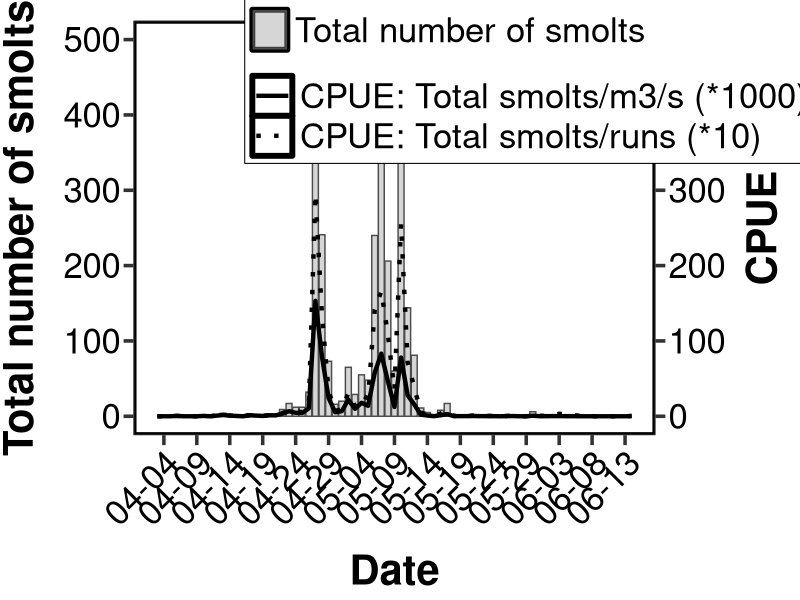
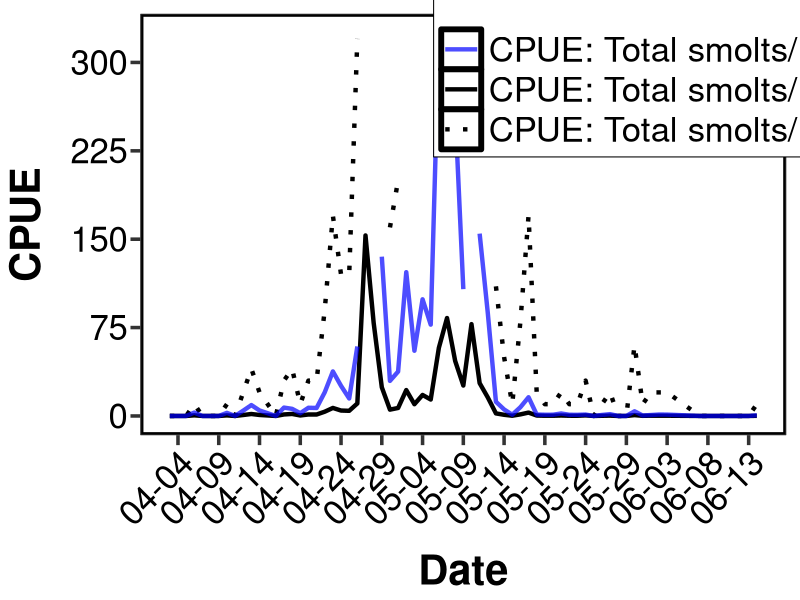
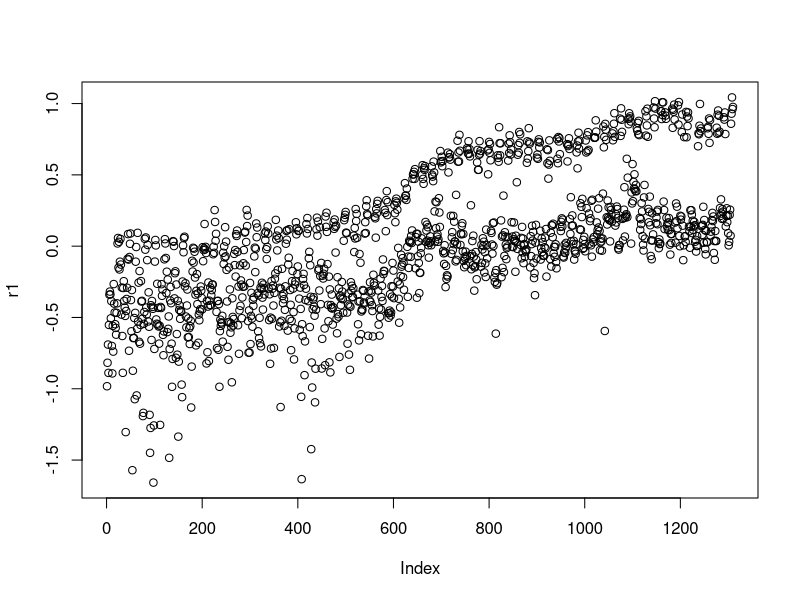
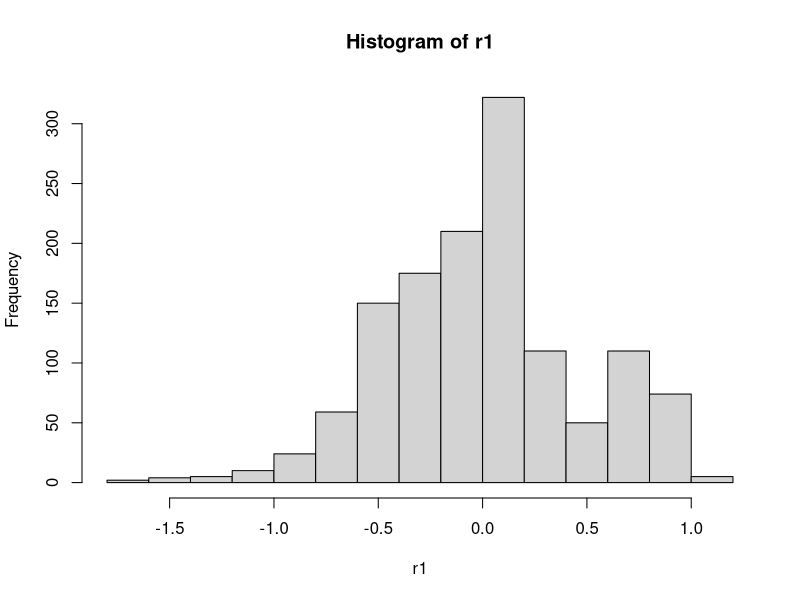
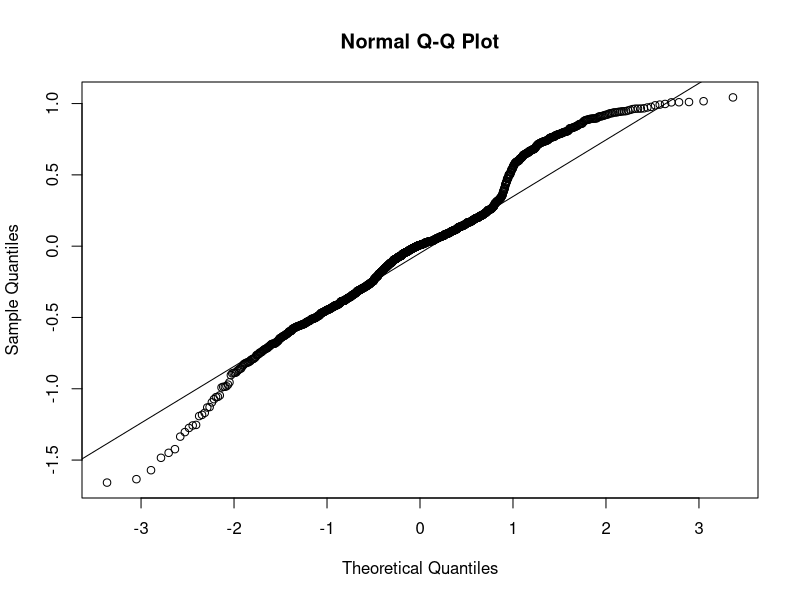
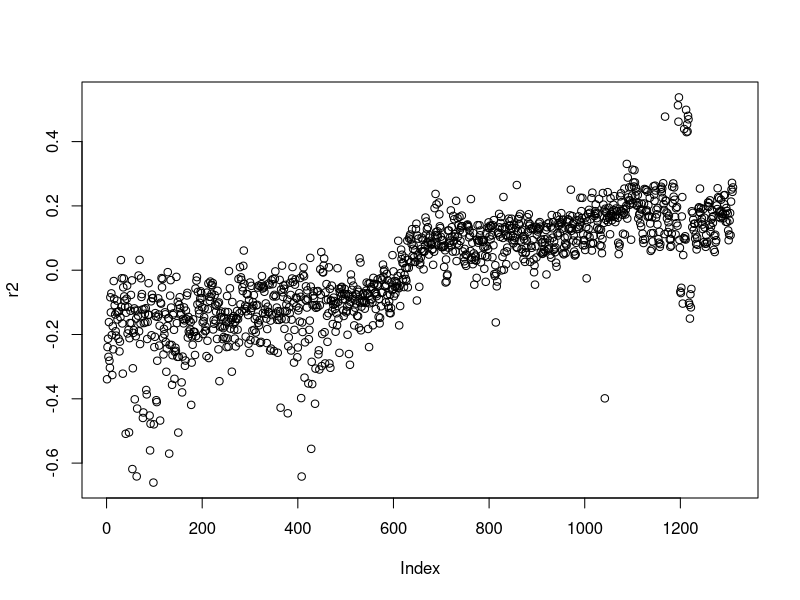
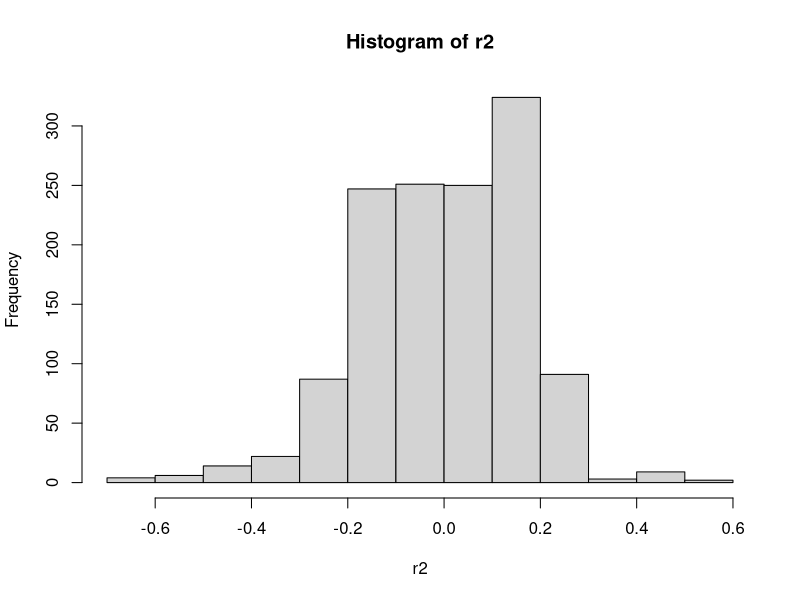
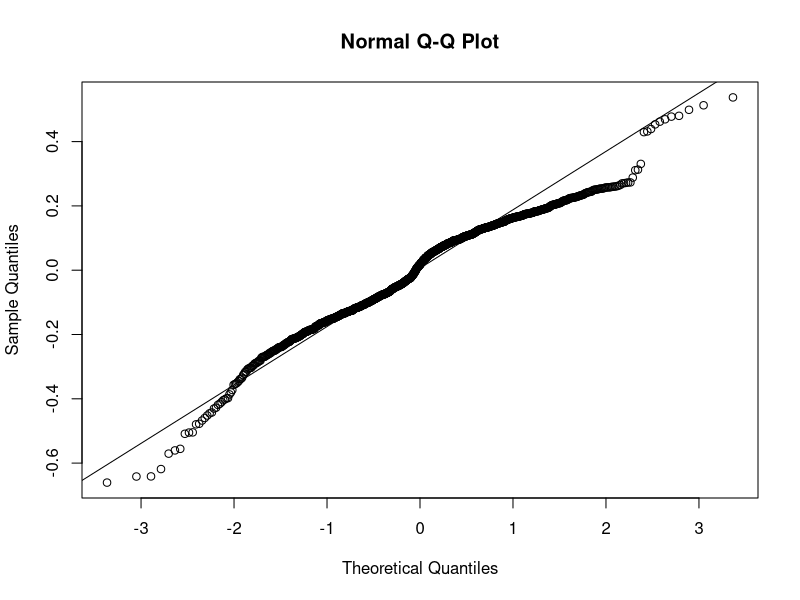

Reproduce these figures in R, in order.
## Calibrating CPUE by daily discharge  

# WORK directory
setwd("~/`Stock assessment/Analysis/Data files")

# Load data
data <- read.csv("TEB_leftjoin.csv")

# Fix variable formats 
data$date <- as.Date(data$date)

# Libraries to use
library(dplyr)
library(ggplot2)
library(tidyr)
library(magrittr)
library(stringr)
library(grid)
library(gridExtra)

################################################################################################################################################
################################################################################################################################################


# Note: the code below corresponds to the word doc "Mission Sockeye smolt CPUE calibrations"


################################################################################################################################################


# METHOD 1.1: Daily catch/daily discharge (scale: day)

# Calibrate daily total catch by daily discharge @ Hope
CPUE_discharge <- data %>%
  select(sockeye_smolt_total, discharge_m3s, date, USID, run, run_time) %>% 
  filter(sockeye_smolt_total != "NR", run_time == "0:15") %>%                                                                         # Remove the messy NR entries and select only 15 minute runs
  group_by(date, USID, discharge_m3s) %>%                                                                                             # Group by date, sampling event and discharge
  summarize(unique_SO = unique(sockeye_smolt_total, na.rm=T), unique_runs=unique(run)) %>%                                            # Create new variables to select the total number of sockeye in each sampling event and the number of runs
  select(date, USID, discharge_m3s, unique_SO, unique_runs) %>%                                                                       # Select those new variables as well as other ones
  group_by(date) %>%                                                                                                                  # Group by date
  summarize(total_SO = sum(unique_SO, na.rm=T), discharge = mean(discharge_m3s, na.rm=T), nruns=n_distinct(unique_runs)) %>%          # Create new variables to sum the daily total sockeye, daily discharge and number of runs in a day 
  mutate(fish_m3s = (total_SO/discharge)*1000) %>%                                                                                    # Create new column to divide daily total sockeye/daily discharge
  mutate(fish_run = (total_SO/nruns)*10) %>%                                                                                          # Create new column to divide daily total sockeye/daily number of runs (original CPUE method)
  print()

# Plot dyplyr results (Figure 1) 
CPUE_discharge$date <- as.Date(as.character(CPUE_discharge$date))

ggplot(CPUE_discharge, aes(x=date)) +
  geom_bar(aes(y=total_SO, fill="Total number of smolts"), stat="identity", colour="gray30", alpha=0.4) +
  geom_line(aes(y=fish_run, group=1, 
                colour="CPUE: Total smolts/runs (*10)", 
                linetype="CPUE: Total smolts/runs (*10)",
                size="CPUE: Total smolts/runs (*10)")) +
  geom_line(aes(y=fish_m3s, group=2, 
                colour="CPUE: Total smolts/m3/s (*1000)", 
                linetype = "CPUE: Total smolts/m3/s (*1000)",
                size="CPUE: Total smolts/m3/s (*1000)")) + 
  scale_fill_manual("", values="gray60") +
  scale_colour_manual("", values=c("CPUE: Total smolts/runs (*10)" = "black", 
                                   "CPUE: Total smolts/m3/s (*1000)" = "black")) +
  scale_linetype_manual("", values = c("CPUE: Total smolts/runs (*10)" = 3, 
                                       "CPUE: Total smolts/m3/s (*1000)" = 1)) +
  scale_size_manual("", values = c("CPUE: Total smolts/runs (*10)"=1.5, 
                                   "CPUE: Total smolts/m3/s (*1000)"=1.5)) +
  scale_x_date(limits=as.Date(c("2017-04-03", "2017-06-14")), date_breaks = "5 day", date_labels = "%m-%d") + 
  scale_y_continuous(limits=c(0,500), breaks=seq(0,500,by=100), labels = seq(0,500, by=100),
                     sec.axis = sec_axis(~., name = "CPUE")) +
  theme_bw() +
  theme(text = element_text(colour="black", size=12),
        plot.margin=margin(t=15,r=10,b=2,l=2),
        panel.background = element_rect(fill = "white", colour="black", size=2),
        panel.grid.minor = element_line(colour = "transparent"),
        panel.grid.major = element_line(colour = "transparent"),
        plot.background = element_rect(fill = "white"),
        axis.ticks = element_line(size=1.2),
        axis.ticks.length = unit(0.5, "line"),
        axis.title.y = element_text(margin=margin(t=0,r=15,b=0,l=0), face="bold", size=30),
        axis.text.y = element_text(colour="black", size=25),
        axis.title.x = element_text(margin=margin(t=15,r=0,b=2,l=0), face="bold", size=30),
        axis.text.x = element_text(colour="black", angle=45, hjust=1, size=25),
        axis.title.y.right = element_text(margin=margin(t=0,r=0,b=0,l=15), angle=90, size=30),
        legend.text = element_text(size=25),
        legend.position = c(0.76,0.88),
        legend.background = element_blank(),
        legend.box.background = element_rect(colour = "black"),
        legend.spacing.y = unit(-3.5, "mm"), 
        legend.key.height = unit(2, "line"),
        legend.key.width = unit(2, "line")) +
  guides(fill=guide_legend(keywidth=0.35, keyheight=0.4, default.unit="inch")) +
  ylab("Total number of smolts") +
  xlab("Date")
  



# Method 1.2: Daily catch/daily discharge ACCOUNTING FOR SAMPLING TIME (scale: day)

# Calibrate daily total catch by daily discharge @ Hope - ACCOUNT FOR SAMPLING EFFORT (TOTAL RUN TIME in sec)
CPUE_discharge_run <- data %>%
  select(sockeye_smolt_total, discharge_m3s, date, USID, run, run_time) %>% 
  transform(run_time=str_replace(run_time,"0:","")) %>%
  mutate_at(vars(c(5)), funs(as.numeric)) %>%
  filter(sockeye_smolt_total != "NR") %>%                                                                        
  group_by(date, USID, discharge_m3s, run, run_time) %>%                                        
  summarize(unique_SO = unique(sockeye_smolt_total, na.rm=T)) %>%
  group_by(date, run, discharge_m3s) %>%
  summarize(total_SO = sum(unique_SO), unique_time = unique(run_time)) %>%
  mutate_at(vars(c(5)), funs(as.numeric)) %>%
  group_by(date) %>% 
  summarize(total_SO = sum(total_SO), total_time = sum(unique_time*60), 
            discharge = mean(discharge_m3s, na.rm=T), runs = n_distinct(run)) %>%
  mutate(fish_run = total_SO/runs*10,
         fish_m3s = total_SO/discharge*1000,
         fish_m3 = ((total_SO/discharge)/total_time)*10000000) %>%
  print()

# Plot dyplyr results (Figure 2)
CPUE_discharge_run$date <- as.Date(as.character(CPUE_discharge_run$date))

ggplot(CPUE_discharge_run, aes(x=date)) +
  geom_line(aes(y=fish_run, group=1, 
                colour="CPUE: Total smolts/runs", 
                linetype="CPUE: Total smolts/runs",
                size="CPUE: Total smolts/runs"), alpha = 1) +
  geom_line(aes(y=fish_m3s, group=2, 
                colour="CPUE: Total smolts/m3/s", 
                linetype = "CPUE: Total smolts/m3/s",
                size="CPUE: Total smolts/m3/s"), alpha = 1) + 
  geom_line(aes(y=fish_m3, group=3, 
                colour="CPUE: Total smolts/m3", 
                linetype = "CPUE: Total smolts/m3",
                size="CPUE: Total smolts/m3"), alpha = 0.7) + 
  scale_colour_manual("", values=c("CPUE: Total smolts/runs" = "black", 
                                   "CPUE: Total smolts/m3/s" = "black",
                                   "CPUE: Total smolts/m3" = "blue")) +
  scale_linetype_manual("", values = c("CPUE: Total smolts/runs" = 3, 
                                       "CPUE: Total smolts/m3/s" = 1,
                                       "CPUE: Total smolts/m3" = 1)) +
  scale_size_manual("", values = c("CPUE: Total smolts/runs" = 1.5, 
                                   "CPUE: Total smolts/m3/s" = 1.5,
                                   "CPUE: Total smolts/m3" = 1.5)) +
  scale_x_date(limits = as.Date(c("2017-04-03", "2017-06-14")), date_breaks = "5 day", date_labels = "%m-%d") + 
  scale_y_continuous(limits=c(0,325), breaks=seq(0,325,by=75), labels = seq(0,325, by=75)) +
  theme_bw() +
  theme(text = element_text(colour="black", size=12),
        plot.margin=margin(t=10,r=10,b=2,l=2),
        panel.background = element_rect(fill = "white", colour = "black", size=2),
        panel.grid.minor = element_line(colour = "transparent"),
        panel.grid.major = element_line(colour = "transparent"),
        plot.background = element_rect(fill = "transparent"),
        axis.ticks = element_line(size=1.2),
        axis.ticks.length = unit(0.5, "line"),
        axis.title.y = element_text(margin=margin(t=0,r=15,b=0,l=5), face="bold", size=30),
        axis.text.y = element_text(colour="black", size=25),
        axis.title.x = element_text(margin=margin(t=15,r=0,b=2,l=0), face="bold", size=30),
        axis.text.x = element_text(colour="black", angle=45, hjust=1, size=25),
        legend.text = element_text(size=25),
        legend.position = c(0.8,0.85),
        legend.background = element_blank(),
        legend.box.background = element_rect(colour = "black"),
        legend.spacing.y = unit(-3.5, "mm"), 
        legend.key.height = unit(2, "line"),
        legend.key.width = unit(2, "line")) +
  guides(fill=guide_legend(keywidth=0.35, keyheight=0.4, default.unit="inch")) +
  ylab("CPUE") +
  xlab("Date")


################################################################################################################################################


# METHOD 2: Standardizing by bay flow (scale: bay, 3 levels)



# FIRST SOME EXPLORATORY RELATIONSHIPS
# Extract current speed ~ bay, date, time
flow <- data %>% 
  select(date, USID, bay, run, current_speed_mps, NEW_set_start) %>% 
  filter(current_speed_mps != "#DIV/0!", current_speed_mps > 0) %>%                                    # 135 entries lost due to no GPS data
  group_by(date, USID, run, bay, NEW_set_start) %>% 
  summarize(unq_flow = unique(current_speed_mps), unq_start = unique(NEW_set_start)) %>% 
  group_by(date, bay, unq_start) %>% 
  summarize(flow = unique(unq_flow)) %>%
  mutate_at(vars(c(3)), funs(as.character)) %>%
  mutate(unq_start = paste(gsub(":", "", unq_start))) %>%
  mutate_at(vars(c(3)), funs(as.numeric)) %>%
  print()

    # Test: flow ~ bay + date + time of day (based on start time) 
    lm1 <- lm(log(flow) ~ unq_start, data=flow)
    r1 <- resid(lm1)
    plot(r1)
    hist(r1)
    qqnorm(r1)
    qqline(r1)
    
    lm2 <- lm(log10(flow) ~ bay, data=flow)
    r2 <- resid(lm2)
    plot(r2)
    hist(r2)
    qqnorm(r2)
    qqline(r2)
    a2 <- aov(log10(flow) ~ bay, data=flow)
    summary(a2)
    TukeyHSD(a2)
    
    lm3 <- lm(flow ~ date*bay, data=flow)
    r3 <- resid(lm3)
    plot(lm3)
    plot(r3)
    hist(r3)
    qqnorm(r3)
    qqline(r3)



# Afterthought - also get current speed ~ discharge 
flow_dis <- data %>% 
  select(date, discharge_m3s, current_speed_mps, bay) %>% 
  group_by(date, bay) %>% 
  summarize(discharge = mean(discharge_m3s, na.rm=T), current = mean(current_speed_mps, na.rm=T))
    
    
    # Plot current speed ~ date, current speed ~ time of day, current speed ~ discharge (FIGURE 3)
    date<-ggplot(flow, aes(fill=bay)) + 
      geom_point(aes(x=date, y=flow), pch=21, size=5) +
      scale_x_date(limits = as.Date(c("2017-04-03", "2017-06-14")), date_breaks = "7 day", date_labels = "%m-%d") +
      scale_fill_manual(values=c("#0059d1", "#f0992d", "#81a926"), 
                        name="",
                        breaks=c("B2", "B6", "B11"),
                        labels=c("Bay 2", "Bay 6", "Bay 11")) +
      theme_bw() +
      theme(text = element_text(colour="black", size=12),
            plot.margin=margin(t=10,r=10,b=2,l=2),
            panel.background = element_rect(fill = "white", colour = "black", size=2),
            panel.grid.minor = element_line(colour = "transparent"),
            panel.grid.major = element_line(colour = "transparent"),
            plot.background = element_rect(fill = "transparent"),
            axis.ticks = element_line(size=1.2),
            axis.ticks.length = unit(0.5, "line"),
            axis.title.y = element_text(margin=margin(t=0,r=5,b=0,l=5), face="bold", size=30),
            axis.text.y = element_text(colour="black", size=25),
            axis.title.x = element_text(margin=margin(t=5,r=0,b=2,l=0), face="bold", size=30),
            axis.text.x = element_text(colour="black", size=25),
            legend.title = element_blank(),
            legend.text = element_text(size=25),
            legend.position = c(0.1,0.7),
            legend.background = element_blank(),
            legend.box.background = element_rect(colour = "black"))+
          #  legend.spacing.y = unit(-3.5, "mm"), 
          #  legend.key.height = unit(2, "line"),
           # legend.key.width = unit(2, "line")) +
      xlab("Date") +
      ylab("")
    
    start<-ggplot(flow, aes(fill=bay)) + 
      geom_point(aes(x=unq_start, y=flow), pch=21, size=5) +
      scale_x_continuous(breaks=seq(600, 1530,150), labels=seq(600,1530,150), limits=c(600,1530)) +
      scale_fill_manual(values=c("#0059d1", "#f0992d", "#81a926"), 
                        name="",
                        breaks=c("B2", "B6", "B11"),
                        labels=c("Bay 2", "Bay 6", "Bay 11")) +
      theme_bw() +
      theme(text = element_text(colour="black", size=12),
            plot.margin=margin(t=10,r=10,b=2,l=2),
            panel.background = element_rect(fill = "white", colour = "black", size=2),
            panel.grid.minor = element_line(colour = "transparent"),
            panel.grid.major = element_line(colour = "transparent"),
            plot.background = element_rect(fill = "transparent"),
            axis.ticks = element_line(size=1.2),
            axis.ticks.length = unit(0.5, "line"),
            axis.title.y = element_text(margin=margin(t=0,r=15,b=0,l=5), face="bold", size=30),
            axis.text.y = element_text(colour="black", size=25),
            axis.title.x = element_text(margin=margin(t=5,r=0,b=2,l=0), face="bold", size=30),
            axis.text.x = element_text(colour="black", size=25),
            legend.position="none") +
      ylab("Current velocity (m/s)") +
      xlab("Time of day (24 hr)")
    
    dcharge<-ggplot(flow_dis, aes(x=discharge, y=current, fill=bay)) +
      geom_smooth(aes(colour=bay)) +
      geom_point(pch=21, size=5) +
      scale_x_continuous(limits=c(1600,10000), breaks=seq(1600,10000, by=2000), labels=seq(1600,10000,by=2000)) +
      scale_fill_manual(values=c("#0059d1", "#f0992d", "#81a926"), 
                        name="",
                        breaks=c("B2", "B6", "B11"),
                        labels=c("Bay 2", "Bay 6", "Bay 11")) +
      scale_colour_manual(values=c("#0059d1", "#f0992d", "#81a926"), 
                        name="",
                        breaks=c("B2", "B6", "B11"),
                        labels=c("Bay 2", "Bay 6", "Bay 11")) +
      theme_bw() +
      theme(text = element_text(colour="black", size=12),
            plot.margin=margin(t=10,r=10,b=2,l=2),
            panel.background = element_rect(fill = "white", colour = "black", size=2),
            panel.grid.minor = element_line(colour = "transparent"),
            panel.grid.major = element_line(colour = "transparent"),
            plot.background = element_rect(fill = "transparent"),
            axis.ticks = element_line(size=1.2),
            axis.ticks.length = unit(0.5, "line"),
            axis.title.y = element_text(margin=margin(t=0,r=5,b=0,l=5), face="bold", size=30),
            axis.text.y = element_text(colour="black", size=25),
            axis.title.x = element_text(margin=margin(t=10,r=0,b=5,l=0), face="bold", size=30),
            axis.text.x = element_text(colour="black", size=25),
            legend.text = element_text(size=25),
            legend.position = "none") +
      xlab(expression(bold(paste("Discharge (m"^3, "/", s,")", sep="")))) +   
      ylab("")
    
    grid.newpage()
    grid.draw(rbind(ggplotGrob(date), ggplotGrob(start), ggplotGrob(dcharge), size="last"))



### 

# Calculate current speed for each date-run event
  # Current varies:
    # Intra-annually             (~Date, due to discharge)
    # Over the course of a day   (~Date-time, due to tide)
    # Horizontally               (~Date-run, due to shoreline effects)
  # This is at the run scale so dont need to account for sampling time (unless scaled up to daily CPUE)
    
bay_flow <- data %>% 
  select(date, USID, run, bay, current_speed_mps, NEW_set_start, sockeye_smolt_total) %>% 
  filter(current_speed_mps != "#DIV/0!", current_speed_mps > 0) %>%                                      # 135 entries lost due to no GPS data
  group_by(date, USID, run, bay, NEW_set_start) %>% 
  summarize(current = unique(current_speed_mps), catch = unique(sockeye_smolt_total, na.rm=T)) %>% 
  group_by(date, run, bay, NEW_set_start) %>%
  summarize(current = unique(current), total = sum(catch, na.rm=T)) %>% 
  mutate(fish_ms = total/current) %>%
  group_by(date, bay) %>% 
  summarize(sum_total = sum(total), sum_fish_ms=sum(fish_ms)) %>% 
  print()
  


# Plot original total catch and fish/m/s (FIGURE 4)
bay_flow$bay <- factor(bay_flow$bay, levels=c("B2", "B6", "B11"), ordered=T)

total<-ggplot(bay_flow, aes(colour=bay, fill=bay)) +
  geom_vline(aes(xintercept = date), col="gray60") +
  geom_bar(stat="identity", aes(x=date, y=sum_total), position="dodge") +
  scale_x_date(limits=as.Date(c("2017-04-22", "2017-05-18")), breaks = "2 day", date_labels = "%m-%d") +
  scale_y_continuous(limits=c(0,400)) +
  scale_fill_manual(values=c("#0059d1", "#f0992d", "#81a926"), 
                    name="",
                    breaks=c("B2", "B6", "B11"),
                    labels=c("Bay 2", "Bay 6", "Bay 11")) +
  scale_colour_manual(values=c("#0059d1", "#f0992d", "#81a926"), 
                    name="",
                    breaks=c("B2", "B6", "B11"),
                    labels=c("Bay 2", "Bay 6", "Bay 11")) +
  theme(text = element_text(colour="black", size=12),
        plot.margin=margin(t=10,r=10,b=2,l=2),
        panel.background = element_rect(fill = "white", colour = "black", size=2),
        panel.grid.minor = element_line(colour = "transparent"),
        panel.grid.major = element_line(colour = "transparent"),
        plot.background = element_rect(fill = "transparent"),
        axis.ticks = element_line(size=1.2),
        axis.ticks.length = unit(0.5, "line"),
        axis.title.y = element_text(margin=margin(t=30,r=5,b=0,l=5), face="bold", size=30),
        axis.text.y = element_text(colour="black", size=25),
        axis.title.x = element_blank(),
        axis.text.x = element_text(angle=45, hjust=1, colour="black", size=25),
        legend.title = element_blank(),
        legend.text = element_text(size=25),
        legend.position = c(0.1,0.7),
        legend.background = element_blank(),
        legend.box.background = element_rect(colour = "black")) +
  ylab("Total smolts")

fish_ms<-ggplot(bay_flow, aes(colour=bay,fill=bay, group=bay)) +
  geom_vline(aes(xintercept = date), col="gray60") +
  geom_bar(stat="identity", aes(x=date, y=sum_fish_ms), position="dodge") +
  scale_x_date(limits=as.Date(c("2017-04-22", "2017-05-18")), breaks = "2 day", date_labels = "%m-%d") +
  scale_y_continuous(limits=c(0,400)) +
  scale_fill_manual(values=c("#0059d1", "#f0992d", "#81a926"), 
                    name="",
                    breaks=c("B2", "B6", "B11"),
                    labels=c("Bay 2", "Bay 6", "Bay 11")) +
  scale_colour_manual(values=c("#0059d1", "#f0992d", "#81a926"), 
                      name="",
                      breaks=c("B2", "B6", "B11"),
                      labels=c("Bay 2", "Bay 6", "Bay 11")) +
  theme(text = element_text(colour="black", size=12),
        plot.margin=margin(t=10,r=10,b=2,l=2),
        panel.background = element_rect(fill = "white", colour = "black", size=2),
        panel.grid.minor = element_line(colour = "transparent"),
        panel.grid.major = element_line(colour = "transparent"),
        plot.background = element_rect(fill = "transparent"),
        axis.ticks = element_line(size=1.2),
        axis.ticks.length = unit(0.5, "line"),
        axis.title.y = element_text(margin=margin(t=0,r=5,b=0,l=5), face="bold", size=30),
        axis.text.y = element_text(colour="black", size=25),
        axis.title.x = element_text(margin=margin(t=5,r=0,b=2,l=0), face="bold", size=30),
        axis.text.x = element_text(angle=45, hjust=1, colour="black", size=25),
        legend.position = "none") +
  xlab("Date") +
  ylab("Total smolts/m/s")

grid.newpage()
grid.draw(rbind(ggplotGrob(total), ggplotGrob(fish_ms), size="last"))
grid.arrange(total, fish_ms, ncol=2)







